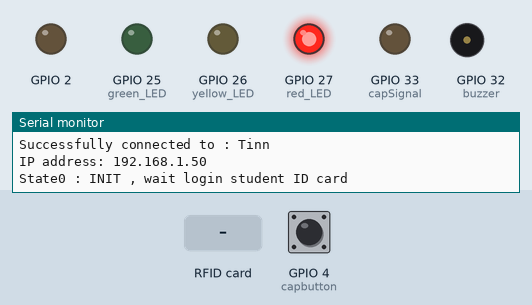
Simulated run of this sketch. Board: ESP32. Parts: output pins drawn as LEDs (lit = HIGH), buzzer (waves = sounding, pin HIGH), the last lines printed to the serial monitor. Inputs (shaded band) come from the test bench; at power-on: GPIO 4 (capbutton) LOW. WiFi joins after 1.5 s; servers stay silent unless stated; uploads are accepted with an empty reply.

Above: at 2.7 s.
2.8 s: RFID card 5E 7A 19 C4 held to the reader
At 3.4 s:
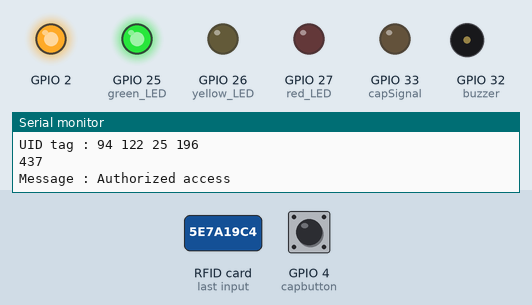
5.8 s: GPIO 4 (capbutton) pulled HIGH for 0.15 s
At 7.1 s:
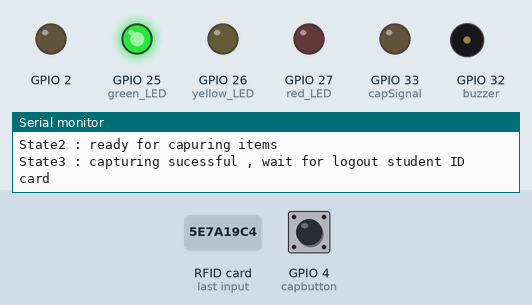
7.8 s: GPIO 4 (capbutton) pulled HIGH for 1 s
At 7.96 s:
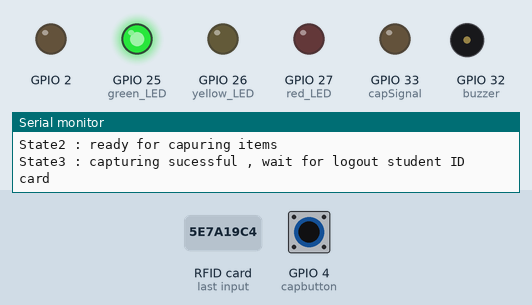
Timing chart, 0 to 10.8 s (numbered marks = the images above; inputs shaded):
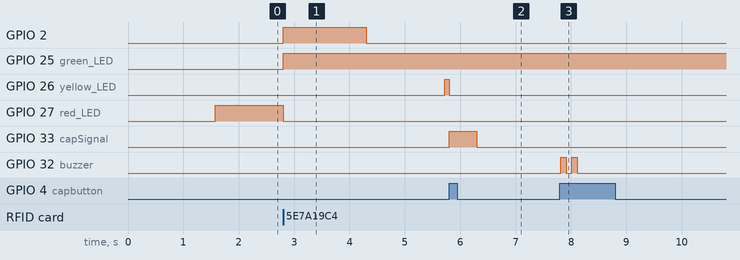

Measured:
- after the input at 2.8 s, GPIO 2: LOW → HIGH at once, → LOW 1.5 s later; GPIO 25 (green_LED): LOW → HIGH at once; GPIO 26 (yellow_LED): LOW → HIGH after 2.9 s; GPIO 27 (red_LED): HIGH → LOW at once
- after the input at 5.8 s, GPIO 33 (capSignal): LOW → HIGH at once, → LOW 0.50 s later
- after the input at 7.8 s, GPIO 32 (buzzer): alternates HIGH for 0.10 s and LOW for 0.10 s, 4 changes in all, then stays LOW, starting at once

The sketch:

IOT_project.ino
```cpp
#include <SPI.h>
#include <MFRC522.h>
#include <WiFi.h>
#include <WiFiClientSecure.h>

#define RST_PIN         22          // Configurable, see typical pin layout above
#define SS_PIN          21         // Configurable, see typical pin layout above
#define green_LED       25
#define yellow_LED      26
#define red_LED         27
#define capbutton       4
#define capSignal       33
#define buzzer          32

#define ssid            "Tinn"
#define password        "tinntinn"

const char* host = "script.google.com";
const int httpsPort = 443;


WiFiClientSecure client; //--> Create a WiFiClientSecure object.

String GAS_ID = "AKfycbxA177WxaEn_se8ibKsfRJyzwBMDwg8dILf69sRwcV6jniLtrUnyfrKAAqZa6eziOA4uA"; //--> spreadsheet script ID


MFRC522 mfrc522(SS_PIN, RST_PIN);  // Create MFRC522 instance
unsigned long previousMillis = 0;
int millisState = LOW;
int buzzerflag = 0;
int state = 0;
int flag = 0;

uint64_t RFID = 0;
uint64_t LOGIN_RFID = 0;
int number = 1;
void setup() {
  // put your setup code here, to run once:

  Serial.begin(9600);    // Initialize serial communications with the PC
  while (!Serial);    // Do nothing if no serial port is opened (added for Arduinos based on ATMEGA32U4)
  SPI.begin();      // Init SPI bus
  mfrc522.PCD_Init();   // Init MFRC522
  delay(4);       // Optional delay. Some board do need more time after init to be ready, see Readme
  mfrc522.PCD_DumpVersionToSerial();  // Show details of PCD - MFRC522 Card Reader details
  Serial.println("Scan PICC to see UID, SAK, type, and data blocks...");

  WiFi.begin(ssid, password);
  //----------------------------------------Wait for connection
  Serial.print("Connecting ...........");
  while (WiFi.status() != WL_CONNECTED) {
    //----------------------------------------Make the On Board Flashing LED on the process of connecting to the wifi router.
    //----------------------------------------
  }
  //----------------------------------------
  //----------------------------------------If successfully connected to the wifi router, the IP Address that will be visited is displayed in the serial monitor
  Serial.println("");
  Serial.print("Successfully connected to : ");
  Serial.println(ssid);
  Serial.print("IP address: ");
  Serial.println(WiFi.localIP());
  Serial.println();
  //----------------------------------------

  client.setInsecure();


  pinMode(2, OUTPUT);
  pinMode(green_LED, OUTPUT);
  pinMode(yellow_LED, OUTPUT);
  pinMode(red_LED, OUTPUT);
  pinMode(capbutton, INPUT);
  pinMode(capSignal, OUTPUT);
  pinMode(buzzer, OUTPUT);


  /*for (int i = 0; i < 3; i++) {
    digitalWrite(buzzer, HIGH);
    delay(100);
    digitalWrite(buzzer, LOW);
    delay(100);
    }*/

  digitalWrite(red_LED, HIGH);
}

void loop() {

  if (state == 0) { // state that wait for reading login student ID card
    SerialprintOnce("State0 : INIT , wait login student ID card");
    readRFID();
    buzzerAlert();
  }
  if (state == 1) { //state that wait for transmiting to https
    SerialprintOnce("State1 : wait for transmiting to google sheet");
    sendValue(RFID);
    state = 2;
  }
  if (state == 2) { // state that wait for capturing items from ESPcamera
    SerialprintOnce("State2 : ready for capuring items");
    blinkLED(yellow_LED);
    if ( digitalRead(capbutton) == 1) {
      digitalWrite(capSignal, HIGH);
      digitalWrite(yellow_LED, LOW);
      delay(500);
      state = 3;

    }

  }
  if (state == 3) { // state that wait for reading logout student ID card
    SerialprintOnce("State3 : capturing sucessful , wait for logout student ID card");
    digitalWrite(capSignal, LOW);
    readRFID();
    timeOut();
    buzzerAlert();
  }
  if (state == 4) { // state that reset state machine and then going to state 0
    Serial.println("State4 : logout sucessful , prepare for next student");
    digitalWrite(red_LED, HIGH);
    digitalWrite(green_LED, LOW);
    number ++;
    sendValue(0);
    state = 0;
    flag = 0;
  }
  if (state == 5) { //error handler
    Serial.println("ERROR Handler......press capture button to restart");
    blinkLED(yellow_LED);
    blinkLED(red_LED);
    blinkLED(green_LED);

    if ( digitalRead(capbutton) == 1) {
      ESP.restart();
    }
  }

}
void readRFID() {
  RFID = 0;
  if ( ! mfrc522.PICC_IsNewCardPresent()) {
    return;
  }
  if ( ! mfrc522.PICC_ReadCardSerial()) {
    return;
  }
  Serial.print("UID tag :");
  String content = "";
  byte letter;
  for (byte i = 0; i < mfrc522.uid.size; i++)
  {
    Serial.print(mfrc522.uid.uidByte[i] < 0x10 ? " 0" : " ");
    Serial.print(mfrc522.uid.uidByte[i], DEC);
    content.concat(String(mfrc522.uid.uidByte[i] < 0x10 ? " 0" : " "));
    content.concat(String(mfrc522.uid.uidByte[i], HEX));
    RFID += mfrc522.uid.uidByte[i], DEC;

  }
  Serial.println();
  Serial.println(RFID);

  Serial.print("Message : ");
  content.toUpperCase();
  if (state == 0) {
    correctRFID();
    LOGIN_RFID = RFID;
    state += 1 ;
  }
  else if (state == 3) {

    if (RFID == LOGIN_RFID) {

      correctRFID();
      state += 1 ;
    } else {
      Serial.println("incorrect RFID");
      digitalWrite(green_LED, LOW);
      delay(250);
      digitalWrite(green_LED, HIGH);
      delay(250);
    }
  }


}

void blinkLED(int LED_COLOR) {

  const long interval = 300;
  unsigned long currentMillis = millis();
  if (currentMillis - previousMillis >= interval) {
    // save the last time you blinked the LED
    previousMillis = currentMillis;

    // if the LED is off turn it on and vice-versa:
    if (millisState == LOW) {
      millisState = HIGH;
    } else {
      millisState = LOW;
    }
    digitalWrite(LED_COLOR, millisState);
  }
}

void sendValue(uint64_t value) {

  Serial.println("==========");
  Serial.print("connecting to ");
  Serial.println(host);

  //----------------------------------------Connect to Google host
  if (!client.connect(host, httpsPort)) {
    Serial.println("connection failed");
    ESP.restart();

  }
  uint64_t ID = value;
  String url = "/macros/s/" + GAS_ID + "/exec?temp=" + ID;
  // String url = "/macros/s/" + GAS_ID + "/exec?temp=" + ID + "&humi=" + number;


  Serial.print("requesting URL: ");
  Serial.println(url);

  client.print(String("GET ") + url + " HTTP/1.1\r\n" +
               "Host: " + host + "\r\n" +
               "User-Agent: BuildFailureDetectorESP8266\r\n" +
               "Connection: close\r\n\r\n");

  Serial.println("request sent");
  //----------------------------------------

  //---------------------------------------
  while (client.connected()) {
    String line = client.readStringUntil('\n');
    if (line == "\r") {
      Serial.println("headers received");
      break;
    }
  }
  String line = client.readStringUntil('\n');
  if (line.startsWith("{\"state\":\"success\"")) {
    Serial.println("esp8266/Arduino CI successfull!");
  } else {
    Serial.println("esp8266/Arduino CI has failed");
  }
  Serial.print("reply was : ");
  Serial.println(line);
  Serial.println("closing connection");
  Serial.println("==========");
  Serial.println();


  //----------------------------------------
}
void correctRFID() {
  Serial.println("Authorized access");
  Serial.println();
  digitalWrite(2, HIGH);
  digitalWrite(green_LED, HIGH);
  digitalWrite(red_LED, LOW);
  delay(1500);
  digitalWrite(2, LOW);
}
void SerialprintOnce(String text) {
  if (flag == state) {
    Serial.println(text);
    flag = state + 1;
  }
}
void timeOut() {
  const long timeout = 60000;
  unsigned long currentMillis = millis();
  if (currentMillis - previousMillis >= timeout) {
    previousMillis = currentMillis;

    state = 0;
    digitalWrite(buzzer, HIGH);
    delay(1500);
    digitalWrite(buzzer, LOW);
    digitalWrite(green_LED, LOW);
    digitalWrite(red_LED, HIGH);
  }
}

void buzzerAlert() { //

  if (buzzerflag == 0) {
    if ( digitalRead(capbutton) == 1) {

      for (int i = 0; i < 2; i++) {
        digitalWrite(buzzer, HIGH);
        delay(100);
        digitalWrite(buzzer, LOW);
        delay(100);
      }
      buzzerflag = 1;
    }
  } else if (buzzerflag == 1 &&  digitalRead(capbutton) == 0) {
    buzzerflag = 0;
  }
}
```
